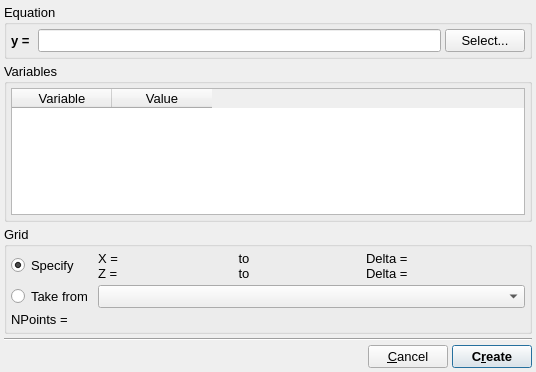
<?xml version="1.0" encoding="UTF-8"?>
<ui version="4.0">
 <class>CreateCollectionDialog</class>
 <widget class="QDialog" name="CreateCollectionDialog">
  <property name="geometry">
   <rect>
    <x>0</x>
    <y>0</y>
    <width>536</width>
    <height>372</height>
   </rect>
  </property>
  <property name="font">
   <font>
    <pointsize>10</pointsize>
   </font>
  </property>
  <property name="windowTitle">
   <string>Create Collection</string>
  </property>
  <property name="windowIcon">
   <iconset resource="icons.qrc">
    <normaloff>:/uchroma/icons/windows_create.svg</normaloff>:/uchroma/icons/windows_create.svg</iconset>
  </property>
  <layout class="QVBoxLayout" name="verticalLayout">
   <property name="spacing">
    <number>4</number>
   </property>
   <property name="margin">
    <number>4</number>
   </property>
   <item>
    <widget class="QGroupBox" name="EquationGroup">
     <property name="sizePolicy">
      <sizepolicy hsizetype="Expanding" vsizetype="Minimum">
       <horstretch>0</horstretch>
       <verstretch>0</verstretch>
      </sizepolicy>
     </property>
     <property name="title">
      <string>Equation</string>
     </property>
     <layout class="QVBoxLayout" name="verticalLayout_4">
      <property name="spacing">
       <number>4</number>
      </property>
      <property name="margin">
       <number>4</number>
      </property>
      <item>
       <layout class="QHBoxLayout" name="horizontalLayout">
        <item>
         <widget class="QLabel" name="label2">
          <property name="sizePolicy">
           <sizepolicy hsizetype="Minimum" vsizetype="Preferred">
            <horstretch>0</horstretch>
            <verstretch>0</verstretch>
           </sizepolicy>
          </property>
          <property name="font">
           <font>
            <weight>75</weight>
            <bold>true</bold>
           </font>
          </property>
          <property name="text">
           <string>y = </string>
          </property>
         </widget>
        </item>
        <item>
         <widget class="QLineEdit" name="EquationEdit">
          <property name="sizePolicy">
           <sizepolicy hsizetype="Expanding" vsizetype="Fixed">
            <horstretch>1</horstretch>
            <verstretch>0</verstretch>
           </sizepolicy>
          </property>
         </widget>
        </item>
        <item>
         <widget class="QPushButton" name="EquationSelectButton">
          <property name="font">
           <font>
            <weight>50</weight>
            <bold>false</bold>
           </font>
          </property>
          <property name="text">
           <string>Select...</string>
          </property>
          <property name="autoDefault">
           <bool>false</bool>
          </property>
         </widget>
        </item>
       </layout>
      </item>
     </layout>
    </widget>
   </item>
   <item>
    <layout class="QHBoxLayout" name="horizontalLayout_3">
     <item>
      <widget class="QGroupBox" name="VariablesGroup">
       <property name="sizePolicy">
        <sizepolicy hsizetype="Expanding" vsizetype="Expanding">
         <horstretch>1</horstretch>
         <verstretch>0</verstretch>
        </sizepolicy>
       </property>
       <property name="title">
        <string>Variables</string>
       </property>
       <layout class="QHBoxLayout" name="horizontalLayout_7">
        <property name="spacing">
         <number>4</number>
        </property>
        <property name="margin">
         <number>4</number>
        </property>
        <item>
         <widget class="QTableWidget" name="VariablesTable">
          <property name="sizePolicy">
           <sizepolicy hsizetype="Expanding" vsizetype="Expanding">
            <horstretch>1</horstretch>
            <verstretch>0</verstretch>
           </sizepolicy>
          </property>
          <column>
           <property name="text">
            <string>Variable</string>
           </property>
          </column>
          <column>
           <property name="text">
            <string>Value</string>
           </property>
          </column>
         </widget>
        </item>
       </layout>
      </widget>
     </item>
    </layout>
   </item>
   <item>
    <widget class="QGroupBox" name="GridGroup">
     <property name="sizePolicy">
      <sizepolicy hsizetype="Expanding" vsizetype="Preferred">
       <horstretch>1</horstretch>
       <verstretch>0</verstretch>
      </sizepolicy>
     </property>
     <property name="title">
      <string>Grid</string>
     </property>
     <layout class="QVBoxLayout" name="verticalLayout_5">
      <property name="spacing">
       <number>4</number>
      </property>
      <property name="margin">
       <number>4</number>
      </property>
      <item>
       <layout class="QGridLayout" name="gridLayout">
        <item row="3" column="0" colspan="2">
         <widget class="QLabel" name="GridNPointsLabel">
          <property name="text">
           <string>NPoints = </string>
          </property>
         </widget>
        </item>
        <item row="0" column="1">
         <widget class="QWidget" name="GridSpecifyWidget" native="true">
          <layout class="QHBoxLayout" name="horizontalLayout_2">
           <property name="spacing">
            <number>0</number>
           </property>
           <property name="margin">
            <number>0</number>
           </property>
           <item>
            <layout class="QGridLayout" name="gridLayout_2">
             <item row="0" column="0">
              <widget class="QLabel" name="label_5">
               <property name="sizePolicy">
                <sizepolicy hsizetype="Minimum" vsizetype="Preferred">
                 <horstretch>0</horstretch>
                 <verstretch>0</verstretch>
                </sizepolicy>
               </property>
               <property name="text">
                <string>X = </string>
               </property>
              </widget>
             </item>
             <item row="0" column="1">
              <widget class="TExponentialSpin" name="GridSpecifyXMinSpin" native="true">
               <property name="sizePolicy">
                <sizepolicy hsizetype="Expanding" vsizetype="Preferred">
                 <horstretch>0</horstretch>
                 <verstretch>0</verstretch>
                </sizepolicy>
               </property>
               <property name="minimumSize">
                <size>
                 <width>90</width>
                 <height>0</height>
                </size>
               </property>
               <property name="focusPolicy">
                <enum>Qt::StrongFocus</enum>
               </property>
              </widget>
             </item>
             <item row="0" column="2">
              <widget class="QLabel" name="label_4">
               <property name="sizePolicy">
                <sizepolicy hsizetype="Minimum" vsizetype="Preferred">
                 <horstretch>0</horstretch>
                 <verstretch>0</verstretch>
                </sizepolicy>
               </property>
               <property name="text">
                <string> to </string>
               </property>
              </widget>
             </item>
             <item row="0" column="3">
              <widget class="TExponentialSpin" name="GridSpecifyXMaxSpin" native="true">
               <property name="sizePolicy">
                <sizepolicy hsizetype="Expanding" vsizetype="Preferred">
                 <horstretch>0</horstretch>
                 <verstretch>0</verstretch>
                </sizepolicy>
               </property>
               <property name="minimumSize">
                <size>
                 <width>90</width>
                 <height>0</height>
                </size>
               </property>
               <property name="focusPolicy">
                <enum>Qt::StrongFocus</enum>
               </property>
              </widget>
             </item>
             <item row="0" column="4">
              <widget class="QLabel" name="label">
               <property name="text">
                <string>Delta = </string>
               </property>
              </widget>
             </item>
             <item row="0" column="5">
              <widget class="TExponentialSpin" name="GridSpecifyXDeltaSpin" native="true">
               <property name="sizePolicy">
                <sizepolicy hsizetype="Expanding" vsizetype="Preferred">
                 <horstretch>0</horstretch>
                 <verstretch>0</verstretch>
                </sizepolicy>
               </property>
               <property name="minimumSize">
                <size>
                 <width>90</width>
                 <height>0</height>
                </size>
               </property>
               <property name="focusPolicy">
                <enum>Qt::StrongFocus</enum>
               </property>
              </widget>
             </item>
             <item row="1" column="0">
              <widget class="QLabel" name="label_6">
               <property name="sizePolicy">
                <sizepolicy hsizetype="Minimum" vsizetype="Preferred">
                 <horstretch>0</horstretch>
                 <verstretch>0</verstretch>
                </sizepolicy>
               </property>
               <property name="text">
                <string>Z = </string>
               </property>
              </widget>
             </item>
             <item row="1" column="1">
              <widget class="TExponentialSpin" name="GridSpecifyZMinSpin" native="true">
               <property name="sizePolicy">
                <sizepolicy hsizetype="Expanding" vsizetype="Preferred">
                 <horstretch>0</horstretch>
                 <verstretch>0</verstretch>
                </sizepolicy>
               </property>
               <property name="minimumSize">
                <size>
                 <width>90</width>
                 <height>0</height>
                </size>
               </property>
               <property name="focusPolicy">
                <enum>Qt::StrongFocus</enum>
               </property>
              </widget>
             </item>
             <item row="1" column="2">
              <widget class="QLabel" name="label_7">
               <property name="sizePolicy">
                <sizepolicy hsizetype="Minimum" vsizetype="Preferred">
                 <horstretch>0</horstretch>
                 <verstretch>0</verstretch>
                </sizepolicy>
               </property>
               <property name="text">
                <string> to </string>
               </property>
              </widget>
             </item>
             <item row="1" column="3">
              <widget class="TExponentialSpin" name="GridSpecifyZMaxSpin" native="true">
               <property name="sizePolicy">
                <sizepolicy hsizetype="Expanding" vsizetype="Preferred">
                 <horstretch>0</horstretch>
                 <verstretch>0</verstretch>
                </sizepolicy>
               </property>
               <property name="minimumSize">
                <size>
                 <width>90</width>
                 <height>0</height>
                </size>
               </property>
               <property name="focusPolicy">
                <enum>Qt::StrongFocus</enum>
               </property>
              </widget>
             </item>
             <item row="1" column="4">
              <widget class="QLabel" name="label_2">
               <property name="text">
                <string>Delta = </string>
               </property>
              </widget>
             </item>
             <item row="1" column="5">
              <widget class="TExponentialSpin" name="GridSpecifyZDeltaSpin" native="true">
               <property name="sizePolicy">
                <sizepolicy hsizetype="Expanding" vsizetype="Preferred">
                 <horstretch>0</horstretch>
                 <verstretch>0</verstretch>
                </sizepolicy>
               </property>
               <property name="minimumSize">
                <size>
                 <width>90</width>
                 <height>0</height>
                </size>
               </property>
               <property name="focusPolicy">
                <enum>Qt::StrongFocus</enum>
               </property>
              </widget>
             </item>
            </layout>
           </item>
          </layout>
         </widget>
        </item>
        <item row="2" column="1">
         <widget class="QComboBox" name="GridTakeFromCollectionCombo"/>
        </item>
        <item row="0" column="0">
         <widget class="QRadioButton" name="GridSpecifyRadio">
          <property name="text">
           <string>Specify</string>
          </property>
          <property name="checked">
           <bool>true</bool>
          </property>
         </widget>
        </item>
        <item row="2" column="0">
         <widget class="QRadioButton" name="GridTakeFromRadio">
          <property name="text">
           <string>Take from</string>
          </property>
          <property name="checked">
           <bool>false</bool>
          </property>
         </widget>
        </item>
       </layout>
      </item>
     </layout>
    </widget>
   </item>
   <item>
    <widget class="Line" name="line">
     <property name="orientation">
      <enum>Qt::Horizontal</enum>
     </property>
    </widget>
   </item>
   <item>
    <layout class="QHBoxLayout" name="horizontalLayout_6">
     <item>
      <spacer name="horizontalSpacer_2">
       <property name="orientation">
        <enum>Qt::Horizontal</enum>
       </property>
       <property name="sizeHint" stdset="0">
        <size>
         <width>40</width>
         <height>20</height>
        </size>
       </property>
      </spacer>
     </item>
     <item>
      <widget class="QPushButton" name="CancelButton">
       <property name="font">
        <font>
         <weight>50</weight>
         <bold>false</bold>
        </font>
       </property>
       <property name="text">
        <string>&amp;Cancel</string>
       </property>
       <property name="autoDefault">
        <bool>false</bool>
       </property>
      </widget>
     </item>
     <item>
      <widget class="QPushButton" name="CreateButton">
       <property name="font">
        <font>
         <weight>75</weight>
         <bold>true</bold>
        </font>
       </property>
       <property name="text">
        <string>C&amp;reate</string>
       </property>
       <property name="default">
        <bool>true</bool>
       </property>
      </widget>
     </item>
    </layout>
   </item>
  </layout>
 </widget>
 <customwidgets>
  <customwidget>
   <class>TExponentialSpin</class>
   <extends>QWidget</extends>
   <header>gui/texponentialspin.hui</header>
   <container>1</container>
  </customwidget>
 </customwidgets>
 <tabstops>
  <tabstop>GridSpecifyRadio</tabstop>
  <tabstop>GridSpecifyXMinSpin</tabstop>
  <tabstop>GridSpecifyXMaxSpin</tabstop>
  <tabstop>GridSpecifyXDeltaSpin</tabstop>
  <tabstop>GridSpecifyZMinSpin</tabstop>
  <tabstop>GridSpecifyZMaxSpin</tabstop>
  <tabstop>GridSpecifyZDeltaSpin</tabstop>
  <tabstop>GridTakeFromRadio</tabstop>
  <tabstop>GridTakeFromCollectionCombo</tabstop>
  <tabstop>CancelButton</tabstop>
  <tabstop>CreateButton</tabstop>
  <tabstop>EquationSelectButton</tabstop>
  <tabstop>VariablesTable</tabstop>
  <tabstop>EquationEdit</tabstop>
 </tabstops>
 <resources>
  <include location="icons.qrc"/>
 </resources>
 <connections/>
</ui>
